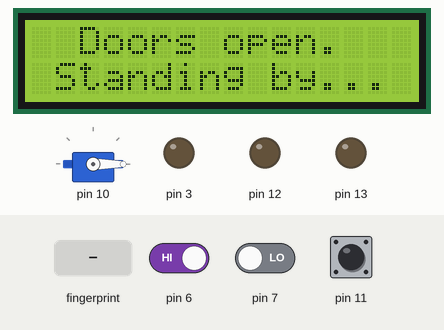
Simulated run of this program. Board: Arduino Nano, built with avr-gcc and run on an emulated ATmega328P. On the bench: 16×2 character LCD, servo, output pins drawn as LEDs (lit = HIGH). The test bench sets the inputs (shaded band); at power-on: pin 11 HIGH, pin 6 HIGH, pin 7 LOW.

Above: at 1.9 s.
2.0 s: pin 11 pulled LOW for 0.15 s
At 3.3 s:
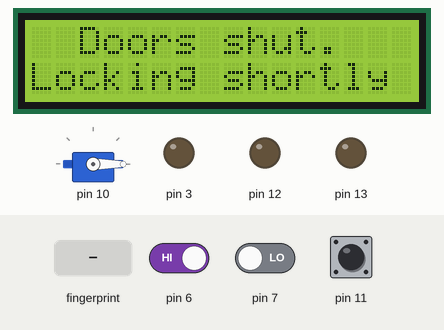
5.1 s: pin 11 pulled LOW for 3.2 s
At 9.9 s:
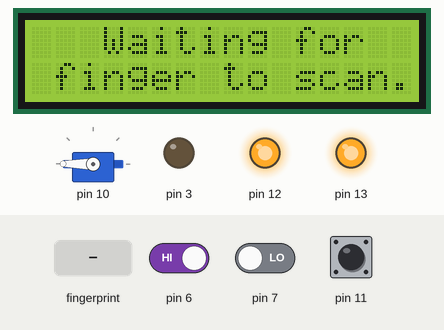
10.2 s: finger stored as number 1 placed on the sensor
At 11.9 s:
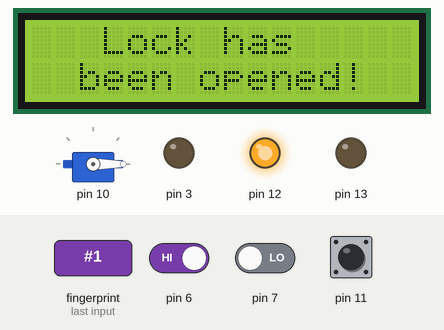
13.2 s: pin 11 pulled LOW for 1 s
At 16.0 s:
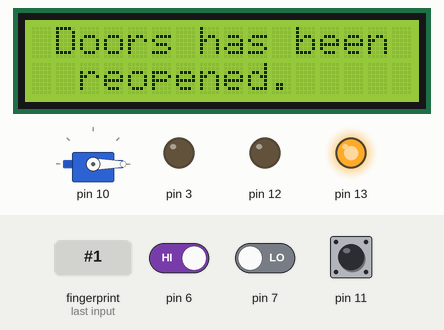
17.2 s: pin 6 driven LOW and pin 11 driven LOW
At 19.6 s:
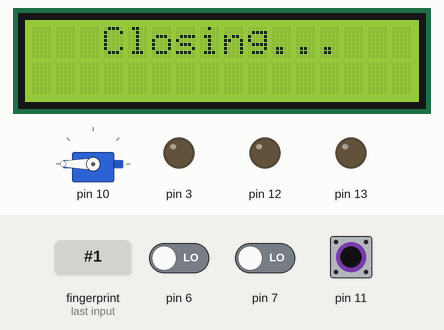
20.2 s: pin 6 driven HIGH
At 21.3 s:
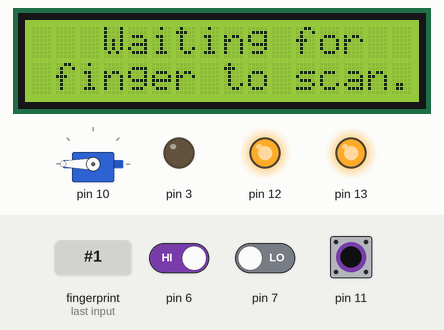
Timing chart, 0 to 23.2 s (numbered marks = the images above; inputs shaded):
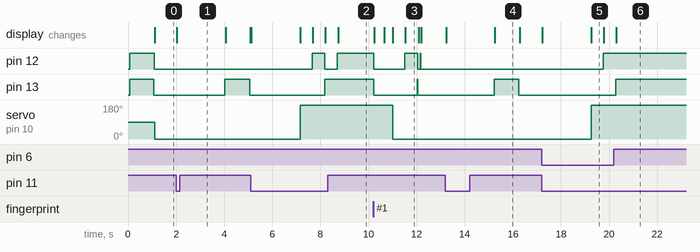

The program:

main.cpp
```cpp
// any libraries required to work are included in the doorLockFunctions.h file,
// alongside with pins, functions and modules working in this circuit
#include <doorLockFunctions.h>
void setup() {
  // lcd declaration, pins role declaration and checking if magnetic sensors are close
  initialSetup();
}
void loop() {
  // main function - first, we're starting counting time from boot of the program
  // we're doing a "fake" parallelization, so that the program can check for certain states in parallel
  currentTime = millis();
  // interval between next bluetooth state check
  if (currentTime - btCheckLastTime > btCheck) {
    btCheckLastTime = currentTime;
    // reading bluetooth status state and comparing it with last detected
    btState = digitalRead(btSt);
    checkPrevBtState();
  }
  // if btState is true, then engage maintenance mode, otherwise check if servo is not open
  if (btState == true) {
    maintenanceModeMenu();
  } else {
    if (doorLock.read() != 180) {
      lockOpenBehavior();
    }
    // interval between checking button press
    currentTime = millis();
    if (currentTime - btnPressLastTime > btnPress) {
      btnPressLastTime = currentTime;
      openLockBtn.update();
      // if pressed, manually retract the servo
      if (openLockBtn.fell()) {
        manualOpen();
      }
    }
    // interval between checking if there is a finger on the scanner
    // if yes, then engage unlocking with fingerprint scanner procedure
    currentTime = millis();
    if (currentTime - fingerScanLastTime > fpScanCheck) {
      fingerScanLastTime = currentTime;
      unlockWithFingerprint();
    }
  }
}
```

Measured:
- after the input at 2.0 s, pin 13: LOW → HIGH after 2.0 s, → LOW 1.0 s later; the display: changes at once (image 1)
- after the input at 5.1 s, pin 12: LOW → HIGH after 2.6 s, → LOW 0.52 s later, → HIGH 0.53 s later; pin 13: LOW → HIGH after 3.1 s; servo on pin 10: 0° → 180° after 2.1 s; the display: first changes at once (image 2 shows a later state)
- after the input at 10.2 s, pin 12: goes LOW 1.3 s, HIGH 0.55 s, LOW 0.09 s, HIGH 0.03 s, then LOW, starting at once; pin 13: HIGH → LOW at once, → HIGH 1.8 s later, → LOW 0.03 s later; servo on pin 10: 180° → 0° after 0.80 s; the display: first changes at once (image 3 shows a later state)
- after the input at 13.2 s, pin 13: LOW → HIGH after 2.0 s, → LOW 1.0 s later; the display: first changes at once (image 4 shows a later state)
- after the input at 17.2 s, pin 12: LOW → HIGH after 2.6 s; servo on pin 10: 0° → 180° after 2.1 s; the display: first changes at once (image 5 shows a later state)
- after the input at 20.2 s, pin 12: stops changing and stays HIGH; pin 13: goes on until 20.3 s, then stays HIGH; servo on pin 10: stays 180° (without the input it goes to 0° after 0.21 s)
- what the display in image 3 shows lasts 0.6 s, from 11.5 s to 12.1 s
